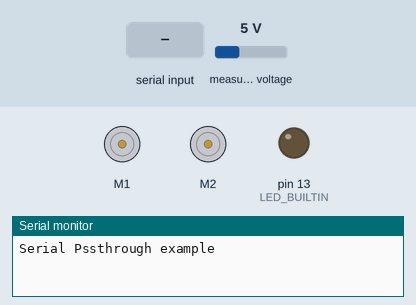
This sketch was run on a simulated Arduino Leonardo, built with avr-gcc and run on an emulated ATmega32U4. Parts: 2 × DC motor (green arrow = forward, orange = backward, longer = faster), output pins drawn as LEDs (lit = HIGH), the last lines printed to the serial monitor. Inputs (shaded band) come from the test bench; at power-on: measured voltage 5 V.

Above: at 1.2 s.
1.3 s: "90,45\n" received over Serial
At 2.5 s:
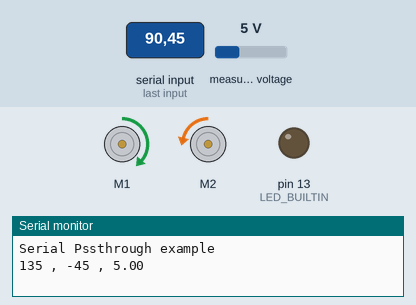
2.8 s: "30,150\n" received over Serial
At 3.6 s:
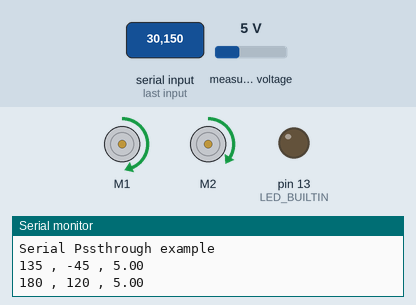
4.3 s: "90\n" received over Serial
At 4.7 s:
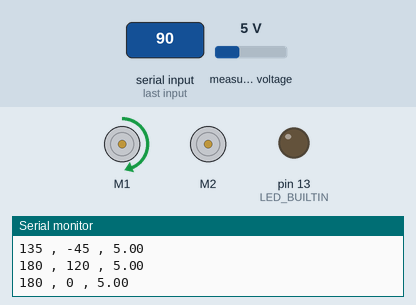
5.8 s: "200\n" received over Serial
At 7.0 s:
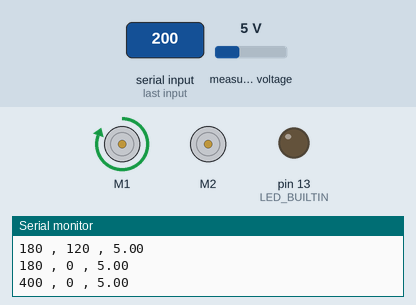
7.3 s: "1,90\n" received over Serial
At 8.2 s:
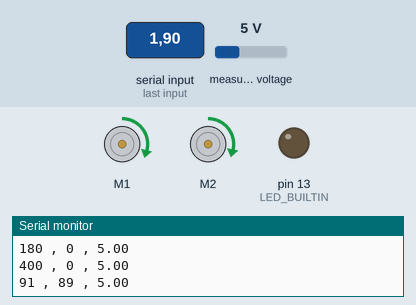
Timing chart, 0 to 9.8 s (numbered marks = the images above; inputs shaded):
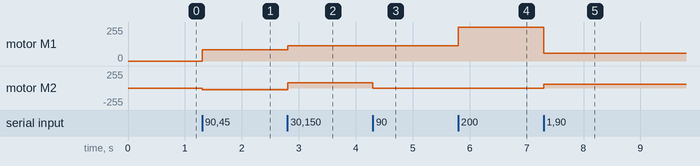

Measured:
- after the input at 1.3 s, motor M1: stopped → forward 86/255 at once; motor M2: stopped → backward 28/255 at once
- after the input at 2.8 s, motor M1: forward 86/255 → forward 114/255 at once; motor M2: backward 28/255 → forward 76/255 at once
- after the input at 4.3 s, motor M2: forward 76/255 → stopped at once
- after the input at 5.8 s, motor M1: forward 114/255 → forward 255/255 at once
- after the input at 7.3 s, motor M1: forward 255/255 → forward 58/255 at once; motor M2: stopped → forward 56/255 at once

The sketch:

TeleOperate.ino
```cpp
/*

*/
#include <Wire.h>
#include <Zumo32U4.h>

Zumo32U4Motors motors;

int i = 0;
String inputString = "";         // a String to hold incoming data
bool stringComplete = false;  // whether the string is complete

// the setup function runs once when you press reset or power the board
void setup() {
  // initialize digital pin LED_BUILTIN as an output.
  pinMode(LED_BUILTIN, OUTPUT);

  // initialize serial:
  Serial.begin(9600);
  // reserve 200 bytes for the inputString:
  inputString.reserve(200);
  //
  Serial.println("Serial Pssthrough example");
  motors.setLeftSpeed(0);
  motors.setRightSpeed(0);
}

// the loop function runs over and over again forever
void loop() {
  while (Serial.available()) {
    // get the new byte:
    char inChar = (char)Serial.read();
    // add it to the inputString:
    inputString += inChar;
    // if the incoming character is a newline, set a flag so the main loop can
    // do something about it:
    if (inChar == '\n') {
      stringComplete = true;
    }
  }
  // print the string when a newline arrives:
  if (stringComplete) {
    //Serial.print(inputString);

    int ind1 = inputString.indexOf(',');  //finds location of first ,
    String str = inputString.substring(0, ind1);   //captures first data String
    int joyX = str.toInt();
    str ="";
    str = inputString.substring(ind1+1);   //captures first data String
    int joyY = str.toInt();

    int leftMotor = joyY + joyX;  //int(float(joyX)/1.5);
    int rightMotor = joyY - joyX; //int(float(joyX)/1.5);
    uint16_t batteryLevel = readBatteryMillivolts();
    float battery = float(batteryLevel)/1000.0;
    Serial.print(leftMotor);
    Serial.print(" , ");
    Serial.print(rightMotor);
    Serial.print(" , ");
    Serial.println(battery);
    motors.setLeftSpeed(leftMotor);
    motors.setRightSpeed(rightMotor);
    // clear the string:
    inputString = "";
    stringComplete = false;
  }
}
```
